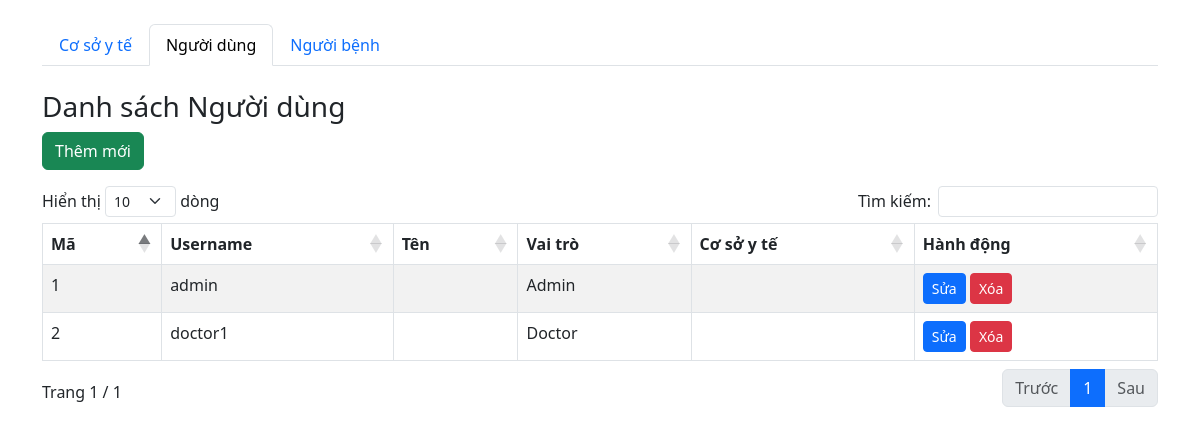
The app's page /users/ (signed in), older data.
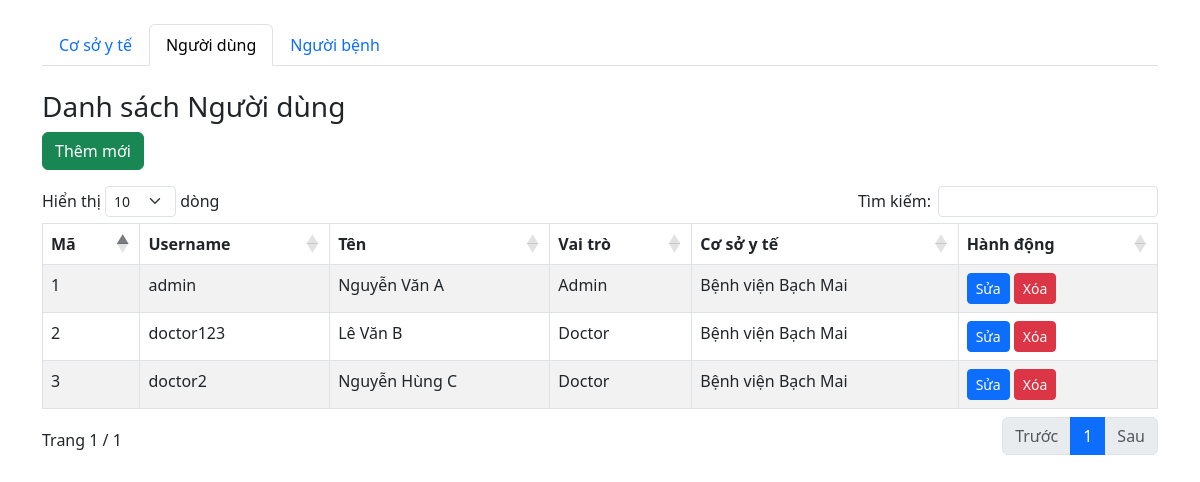
The same page, newer data.
### api/models.py (models this page shows, shortened)
class User(AbstractUser):
    ROLE_CHOICES = (
        ('admin', 'Admin'),
        ('doctor', 'Doctor'),
    )
    code = models.CharField(max_length=50, unique=True)
    facility = models.ForeignKey(MedicalFacility, on_delete=models.CASCADE, related_name="users", null=True, blank=True)
    name = models.CharField(max_length=255)
    role = models.CharField(max_length=100, choices=ROLE_CHOICES)
    created_at = models.DateTimeField(auto_now_add=True)
    updated_at = models.DateTimeField(auto_now=True)

class MedicalFacility(models.Model):
    code = models.CharField(max_length=50, unique=True)
    name = models.CharField(max_length=255)
    address = models.TextField()

### api/decorators.py (the view)
    @login_required
    def wrapper(request, *args, **kwargs):
        if request.user.role != 'admin':
            return HttpResponseForbidden("Bạn không có quyền truy cập")
        return view_func(request, *args, **kwargs)

### api/views.py (called while the page is built)
@admin_required
def user_list(request):
    users = User.objects.select_related('facility').all()
    facilities = MedicalFacility.objects.all()
    return render(request, 'user_list.html', {'users': users, 'tab': 'users', 'facilities': facilities})

### api/templates/user_list.html (shortened to what this page needs)
{% extends "base.html" %}
{% load static %}
{% block content %}
<link rel="stylesheet" href="https://cdn.datatables.net/1.13.6/css/dataTables.bootstrap5.min.css">
<h3>Danh sách Người dùng</h3>
<button class="btn btn-success mb-3" data-bs-toggle="modal" data-bs-target="#userModal" onclick="openCreateModal()">Thêm mới</button>
<table id="userTable" class="table table-bordered table-striped">
    <thead>
        <tr>
            <th>Mã</th>
            <th>Username</th>
            <th>Tên</th>
            <th>Vai trò</th>
            <th>Cơ sở y tế</th>
            <th>Hành động</th>
        </tr>
    </thead>
    <tbody>
        {% for u in users %}
        <tr>
            <td>{{ u.code }}</td>
            <td>{{ u.username }}</td>
            <td>{{ u.name }}</td>
            <td>{{ u.get_role_display }}</td>
            <td>{{ u.facility.name }}</td>
            <td>
                <button class="btn btn-sm btn-primary" data-bs-toggle="modal" data-bs-target="#userModal"
                    onclick="openEditModal('{{ u.id }}', '{{ u.code }}', '{{ u.username }}', '', '{{ u.name }}', '{{ u.role }}', '{{ u.facility.id }}')">
                    Sửa
                </button>
                <button class="btn btn-sm btn-danger" onclick="deleteUser('{{ u.id }}')">Xóa</button>
            </td>
        </tr>
        {% endfor %}
    </tbody>
</table>
{% endblock %}

### api/templates/base.html (shortened to what this page needs)
<!DOCTYPE html>
<html lang="en">
<head>
    <link rel="stylesheet" href="https://cdn.jsdelivr.net/npm/bootstrap@5.3.0/dist/css/bootstrap.min.css">
</head>
<body>
<div class="container mt-4">
    {% if user.is_authenticated and user.role == "admin" %}
        <ul class="nav nav-tabs mb-4">
            <li class="nav-item">
                <a class="nav-link {% if tab == 'facilities' %}active{% endif %}" href="{% url 'facility_list' %}">Cơ sở y tế</a>
            </li>
            <li class="nav-item">
                <a class="nav-link {% if tab == 'users' %}active{% endif %}" href="{% url 'user_list' %}">Người dùng</a>
            </li>
            <li class="nav-item">
                <a class="nav-link {% if tab == 'patients' %}active{% endif %}" href="{% url 'patient_list' %}">Người bệnh</a>
            </li>
        </ul>
    {% endif %}
    {% block content %}{% endblock %}
</div>
</body>
</html>

Row changes from the older to the newer data that the page shows:
changed User "admin": name (not shown) → "Nguyễn Văn A"; facility.name (not shown) → "Bệnh viện Bạch Mai"
changed User: username "doctor1" → "doctor123"; name (not shown) → "Lê Văn B"; facility.name (not shown) → "Bệnh viện Bạch Mai"
added User: code "3", username "doctor2", name "Nguyễn Hùng C", role "Doctor", facility.name "Bệnh viện Bạch Mai"
